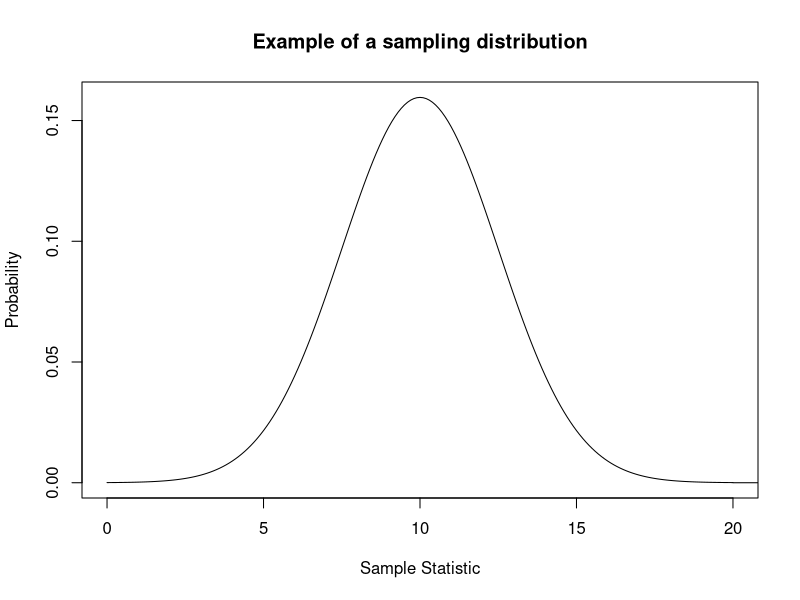

The R script that drew this image:
# https://stackoverflow.com/questions/36948624/shade-area-under-a-curve

x <- seq(0, 20, by = .1)
y <- dnorm(x, mean = 10, sd = 2.5)

# now we plot the distribution
plot(x,y,type='l', main="Example of a sampling distribution", ylab='Probability',
     xlab='Sample Statistic')

polygon(c(x[x>=1250], max(x), 1250), c(y[x>=1250], 0, 0), col="red")
